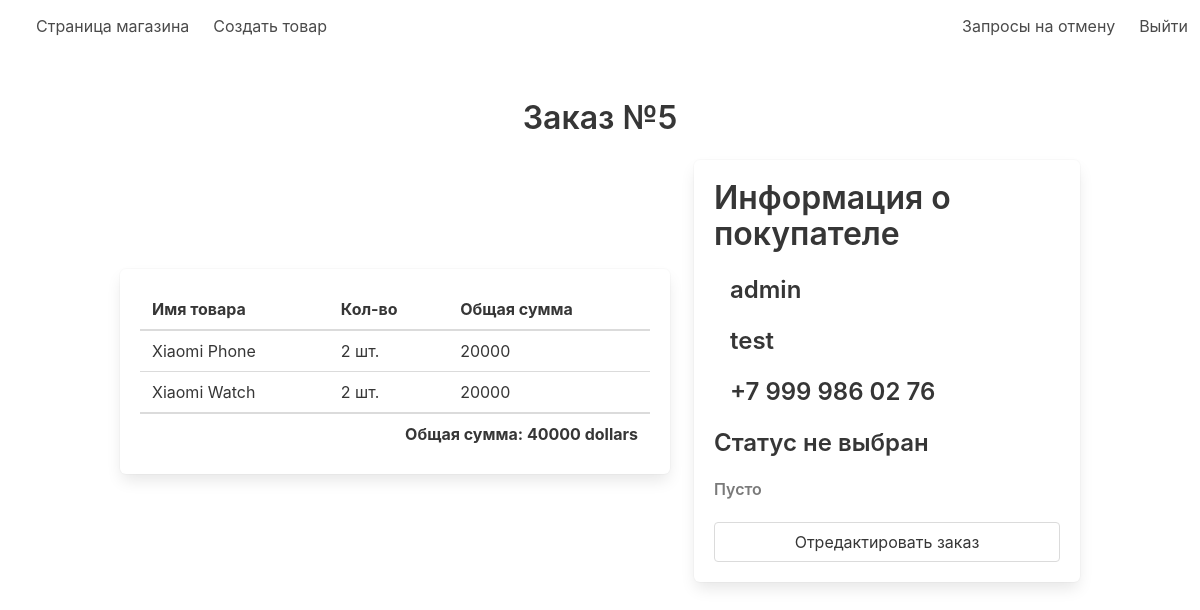
/staff/order/5, run on an earlier commit of the app's database.
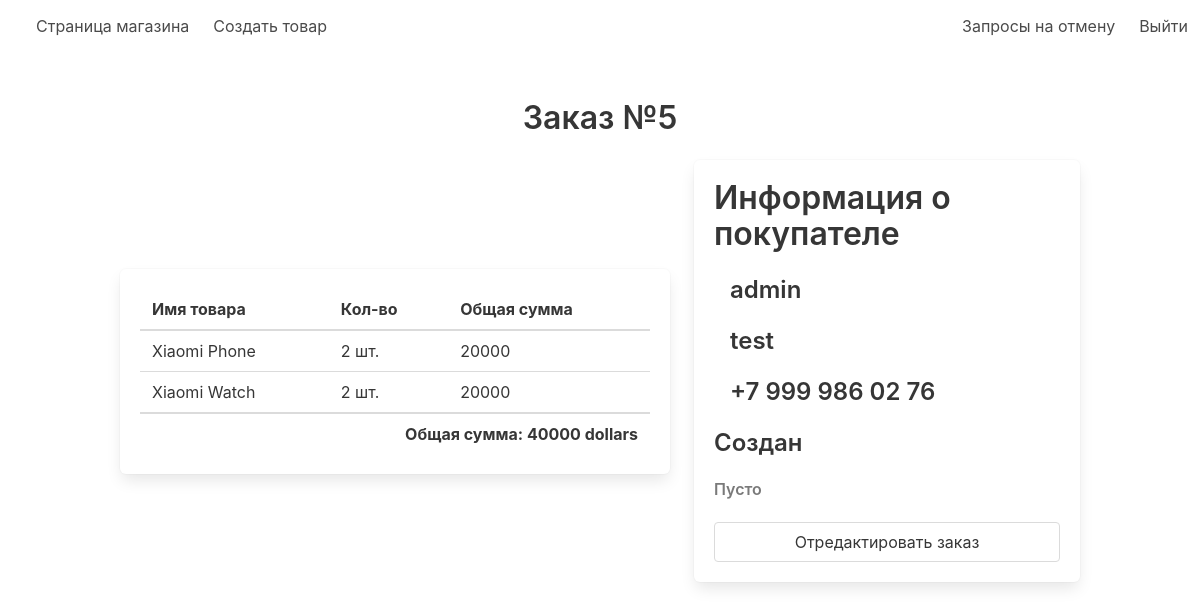
And on a later commit of the database.
### store/models.py (models this page shows, shortened)
class Order(models.Model):
    customer = models.ForeignKey(User, on_delete=models.CASCADE)
    address = models.CharField(max_length=255)
    phone = models.CharField(max_length=255)
    total_price = models.IntegerField()
    status = models.CharField(choices=STATUS, null=True, max_length=255, default='Cоздан')
    comment = models.CharField(max_length=255, blank=True, null=True)

### staff/views.py (the view)
# urls.py: path('order/<int:pk>', views.order, name='order'),
def order(request, pk):
    order_data = Order.objects.get(pk=pk)
    return render(request, 'order.html', {'order': order_data})

### store/models.py (called while the page is built)
    def __str__(self):
        return self.product.name

### staff/templates/order.html (shortened to what this page needs)
{% extends 'admin_layout.html' %}
{% block content %}
    <div class="section">
        <div class="container">
            <div class="title has-text-centered">
                Заказ №{{ order.pk }}
            </div>
            <div class="columns is-centered is-vcentered">
                <div class="column is-7">
                    <div class="box">
                        <table class="table is-fullwidth">
                            <thead>
                            <tr>
                                <th>Имя товара</th>
                                <th>Кол-во</th>
                                <th>Общая сумма</th>
                            </tr>
                            </thead>
                            <tbody>
                            {% for product in order.order_products.all %}
                                <tr>
                                    <td>{{ product }}</td>
                                    <td>{{ product.amount }} шт.</td>
                                    <td>{{ product.total }}</td>
                                </tr>
                            {% endfor %}
                            </tbody>
                            <tfoot>
                            <tr>
                                <td colspan="3" class="has-text-right has-text-weight-bold">
                                    Общая сумма: {{ order.total_price }} dollars
                                </td>
                            </tr>
                            </tfoot>
                        </table>
                    </div>
                </div>
                <div class="column">
                    <div class="box">
                        <div class="title is-3">
                            Информация о покупателе
                        </div>
                        <div class="title is-4">
                            {{ order.customer.username }}
                        </div>
                        <div class="title is-4">
                            {{ order.address }}
                        </div>
                        <div class="title is-4">
                            {{ order.phone }}
                        </div>
                        <div class="title is-4">
                            {% if order.status %}
                                {{ order.status }}
                            {% else %}
                                Статус не выбран
                            {% endif %}
                        </div>
                        <div class="title is-6 has-text-grey">
                            {% if order.comment %}
                                {{ order.comment }}
                            {% else %}
                                Пусто
                            {% endif %}
                        </div>
                            <a href="{% url 'staff:order_edit' order.pk %}" class="button is-fullwidth">
                                Отредактировать заказ
                            </a>
                    </div>
                </div>
            </div>
        </div>
    </div>
{% endblock %}

What changed in the data, as far as the page shows it:
changed Order "test": status (not shown) → "Создан"
Also different on the page:
text no longer shown: "Статус не выбран"
